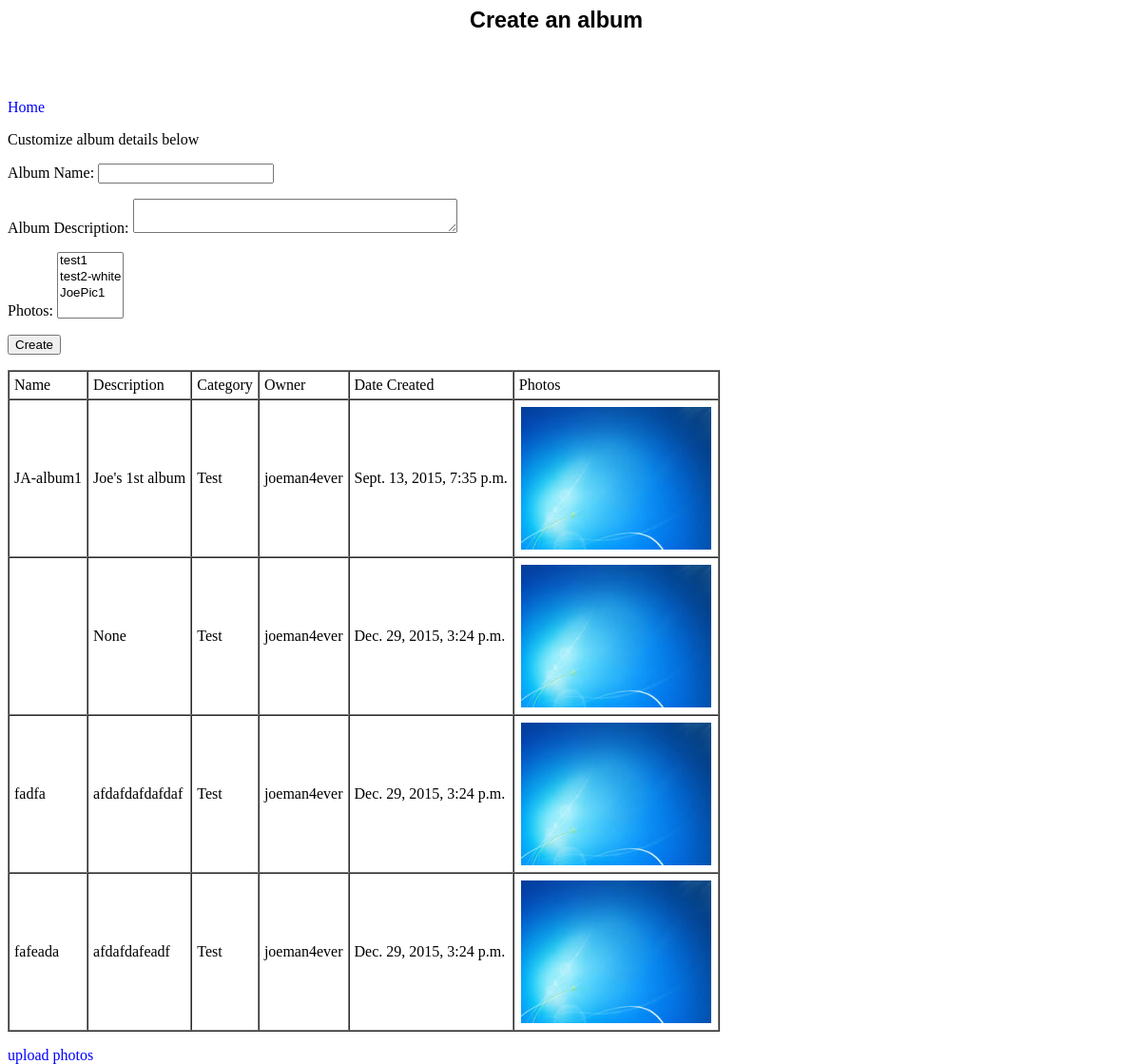
Page /picsite/albums/ (signed in) on the earlier database version.
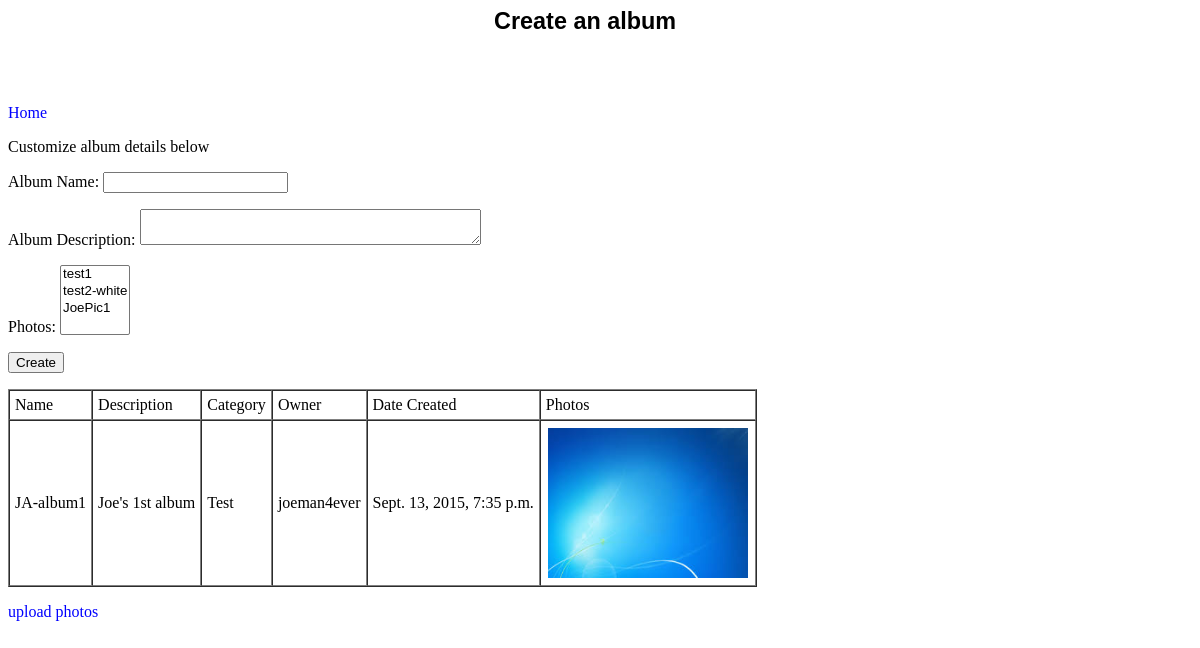
Same page on the later database version.
### picsite/models.py (models this page shows, shortened)
class Album(models.Model):
	name = models.CharField(max_length=50)
	dateCreated = models.DateTimeField('created', default=timezone.now, null=True)
	description = models.CharField(max_length=300, null=True)
	category = models.CharField(max_length=50, default="Test")
	photos = models.ManyToManyField(Photo)
	owner = models.ForeignKey(User)

class Photo(models.Model):
	name = models.CharField('name', max_length=50)
	uploadDate = models.DateTimeField('date', default=timezone.now, null=True)
	uploadPath = models.ImageField('path', upload_to= 'images/%Y/%m/%d/')
	caption = models.CharField(max_length=200, null=True)
	longitude = models.IntegerField(null=True)
	latitude = models.IntegerField(null=True)
	owner = models.ForeignKey(User)
	def __str__(self):
		return self.name

### picsite/views.py (the view)
def albums(request):
	title = "Create an album"
	if request.method=="POST":
		albumInstance = Album(owner=request.user)
		form = AlbumForm(request.POST, request.FILES, instance=albumInstance)
		if form.is_valid():
			form.save()
			return HttpResponseRedirect(reverse('picsite:albums'))
	else:
		form = AlbumForm()
	albums = Album.objects.filter(owner=request.user.id)
	photos = Photo.objects.filter(owner=request.user.id)
	context = {
		'title': title,
		'form': form,
		'albums': albums,
		'photos': photos
	}
	return render(request, 'picsite/albums.html', context)

### picsite/forms.py
class AlbumForm(ModelForm):
	photos = ImageField
	class Meta:
		model = Album
		fields = ['name', 'description', 'photos']
		widgets = {
			'description' : Textarea(attrs={'cols': 40, 'rows': 2}),
		}
		labels = {
			'name': _('Album Name'),
			'description': _('Album Description'),
		}
		help_texts = {
			'name': _(' '),
		}
		error_messages = {
			'name': {
				'max_length': _('Your album name is wayyy too long!'),
			},
		}

### picsite/templates/picsite/albums.html
{% load staticfiles %}
<link rel="stylesheet" type="text/css" href="{% static 'picsite/style.css' %}" />
<div class="header">
	<h3>{{ title }}</h3>
</div>
<p><a href="{% url 'picsite:home' %}"> Home </a></p>
Customize album details below
	<form action="{% url 'picsite:albums' %}" method="POST" enctype="multipart/form-data">
		{% csrf_token %} {{ form.as_p }}
		<input type="submit" value="Create" />
	</form>
<table border="1", cellspacing="0", cellpadding="5">
	<tr>
		<td>Name</td>
		<td>Description</td>
		<td>Category</td>
		<td>Owner</td>
		<td>Date Created</td>
		<td>Photos</td>
	</tr>
{% for album in albums %}
	<tr>
		<td>{{ album.name }}</td>
		<td>{{ album.description }}</td>
		<td>{{ album.category }}</td>
		<td>{{ album.owner }}</td>
		<td>{{ album.dateCreated }}</td>
		<td>{% for photo in photos %}
			<a href="{{ photo.uploadPath.url }}"><img src="{{ photo.uploadPath.url }}"></a><br />
			{% endfor %}
		</td>
	</tr>
{% endfor %}
</table>
<p>
<a href="{% url 'picsite:upload' %}">upload photos</a>
</p>

Differences in the rows shown:
removed Album: description "None", category "Test", owner "joeman4ever", dateCreated "Dec. 29, 2015, 3:24 p.m.", Photo (uploadPath (picture))
removed Album: name "fadfa", description "afdafdafdafdaf", category "Test", owner "joeman4ever", dateCreated "Dec. 29, 2015, 3:24 p.m.", Photo (uploadPath (picture))
removed Album: name "fafeada", description "afdafdafeadf", category "Test", owner "joeman4ever", dateCreated "Dec. 29, 2015, 3:24 p.m.", Photo (uploadPath (picture))
